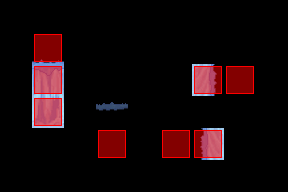

Below is a game level as drawn by its tile map, then a one-line description and the .tmx that defines it (tile-layer data replaced by summaries):
An orthogonal 9x6 tile map with 32x32 px tiles, 6 tile layers (Regions, Input_set, InputNot_set, Output_Ground, ...), 4 tilesets.

<map version="1.0" orientation="orthogonal" width="9" height="6" tilewidth="32" tileheight="32">
 <tileset firstgid="1" name="collision" tilewidth="32" tileheight="32">
  <image source="../../graphics/tiles/collision.png" width="64" height="32" />
 </tileset>
 <tileset firstgid="3" name="set_icecave" tilewidth="32" tileheight="32">
  <image source="../../graphics/tiles/set_icecave.png" width="128" height="128" />
 </tileset>
 <tileset firstgid="19" name="set_rules" tilewidth="32" tileheight="32">
  <image source="../../graphics/tiles/set_rules.png" width="64" height="64" />
 </tileset>
 <tileset firstgid="23" name="cave" tilewidth="32" tileheight="32">
  <image source="../../graphics/tiles/icecave.png" width="512" height="256" />
 </tileset>
 <layer name="Regions" width="9" height="6">
  <data>[54 cells, 12 non-empty, 1 distinct tile ids]</data>
 </layer>
 <layer name="Input_set" width="9" height="6">
  <data>[54 cells, 8 non-empty, 1 distinct tile ids]</data>
 </layer>
 <layer name="InputNot_set" width="9" height="6">
  <data>[54 cells, 4 non-empty, 1 distinct tile ids]</data>
 </layer>
 <layer name="Output_Ground" width="9" height="6">
  <data>[54 cells, 5 non-empty, 5 distinct tile ids]</data>
 </layer>
 <layer name="Output_Over" width="9" height="6" opacity="0.51">
  <data>[54 cells, 1 non-empty, 1 distinct tile ids]</data>
 </layer>
 <layer name="Output_Collision" width="9" height="6">
  <data>[54 cells, 8 non-empty, 1 distinct tile ids]</data>
 </layer>
</map>
